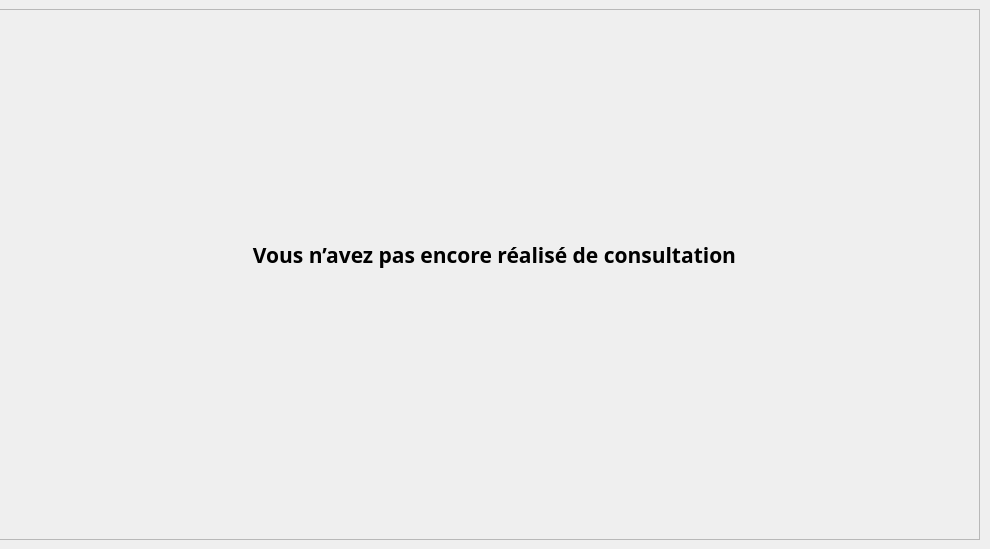
         <widget class="QWidget" name="consultingTab">
          <property name="sizePolicy">
           <sizepolicy hsizetype="Expanding" vsizetype="Expanding">
            <horstretch>0</horstretch>
            <verstretch>0</verstretch>
           </sizepolicy>
          </property>
          <attribute name="title">
           <string>Consultation</string>
          </attribute>
          <widget class="QFrame" name="consultingFrame">
           <property name="geometry">
            <rect>
             <x>-1</x>
             <y>9</y>
             <width>981</width>
             <height>531</height>
            </rect>
           </property>
           <property name="sizePolicy">
            <sizepolicy hsizetype="Maximum" vsizetype="Maximum">
             <horstretch>0</horstretch>
             <verstretch>0</verstretch>
            </sizepolicy>
           </property>
           <property name="minimumSize">
            <size>
             <width>0</width>
             <height>0</height>
            </size>
           </property>
           <property name="frameShape">
            <enum>QFrame::StyledPanel</enum>
           </property>
           <property name="frameShadow">
            <enum>QFrame::Raised</enum>
           </property>
           <layout class="QVBoxLayout" name="verticalLayout_2">
            <property name="sizeConstraint">
             <enum>QLayout::SetMaximumSize</enum>
            </property>
            <item alignment="Qt::AlignHCenter|Qt::AlignVCenter">
             <widget class="QWidget" name="widget" native="true">
              <property name="minimumSize">
               <size>
                <width>700</width>
                <height>200</height>
               </size>
              </property>
              <widget class="QLabel" name="label_3">
               <property name="geometry">
                <rect>
                 <x>0</x>
                 <y>0</y>
                 <width>711</width>
                 <height>161</height>
                </rect>
               </property>
               <property name="minimumSize">
                <size>
                 <width>450</width>
                 <height>150</height>
                </size>
               </property>
               <property name="font">
                <font>
                 <family>Noto Sans</family>
                 <pointsize>16</pointsize>
                 <weight>75</weight>
                 <bold>true</bold>
                </font>
               </property>
               <property name="text">
                <string>Vous n’avez pas encore réalisé de consultation</string>
               </property>
               <property name="alignment">
                <set>Qt::AlignCenter</set>
               </property>
              </widget>
             </widget>
            </item>
           </layout>
          </widget>
         </widget>
